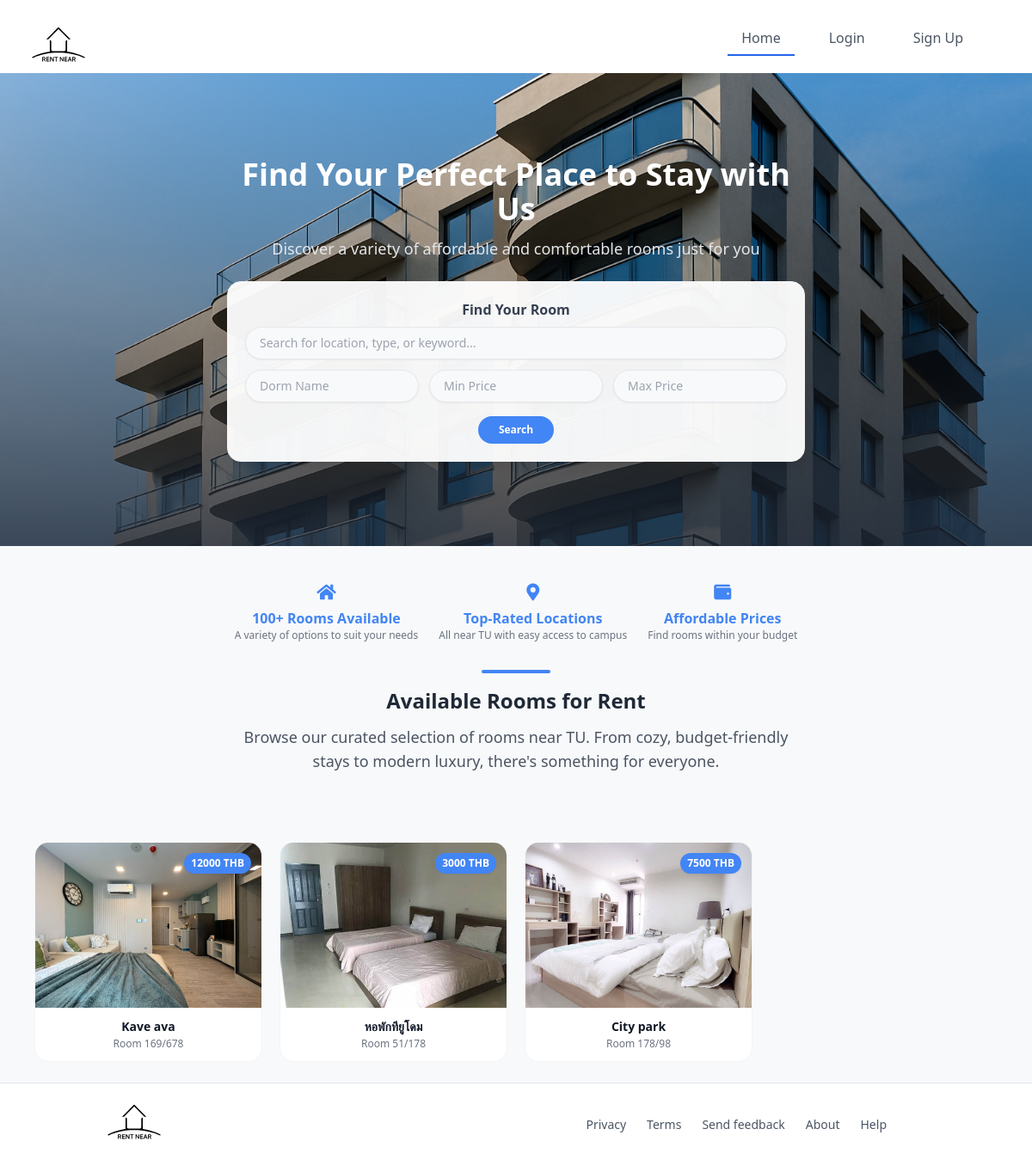
Before: / with the older database file.
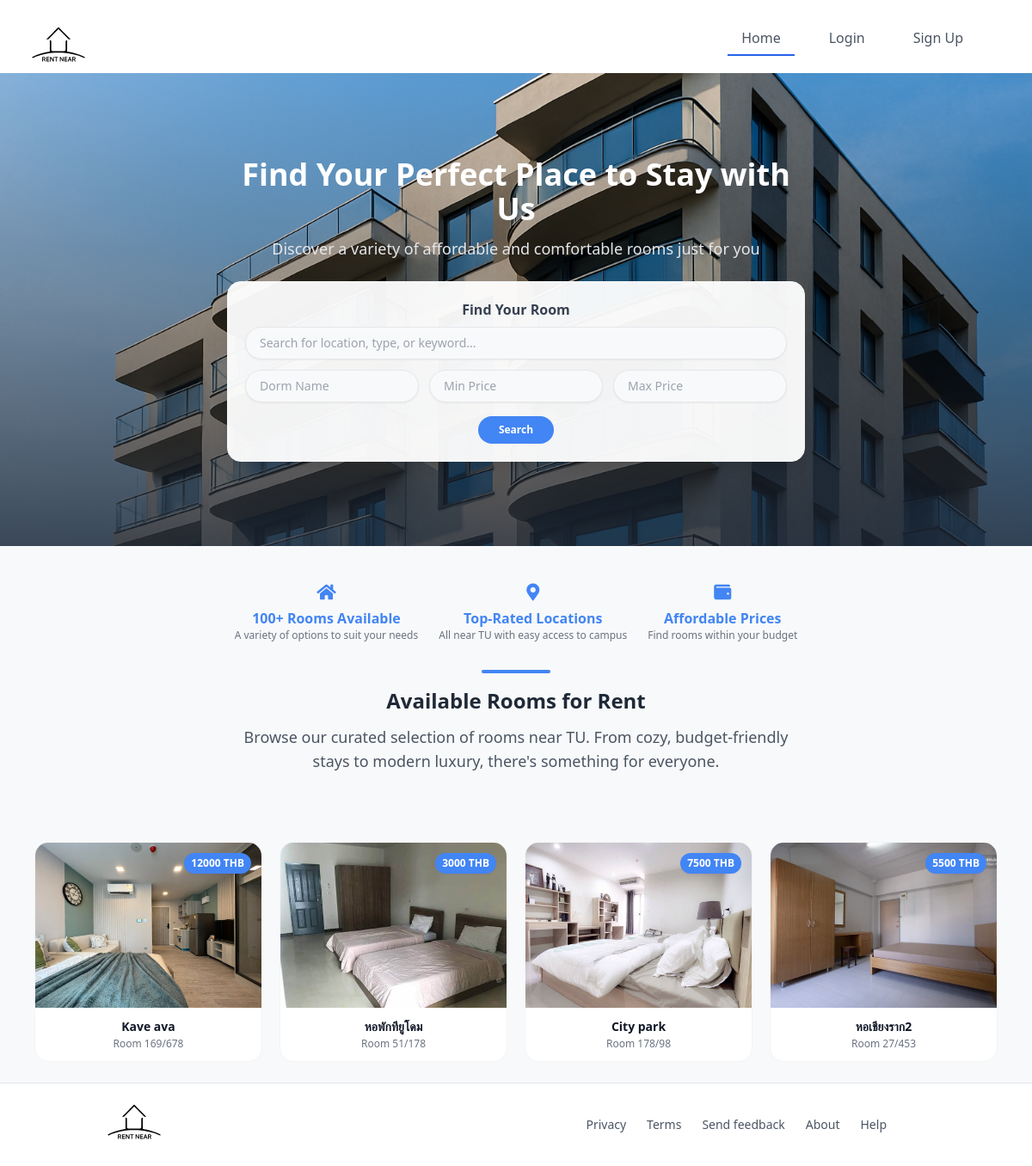
After: the same page with the newer database file.
### myapp/models.py (models this page shows, shortened)
class Room(models.Model):
    landlord = models.ForeignKey(Landlord, on_delete=models.CASCADE, related_name='rooms', null=True, blank=True)
    dorm_name = models.CharField(max_length=255)
    room_name = models.CharField(max_length=255, default='')
    image = models.ImageField(upload_to='room_images/', blank=True, null=True)
    price = models.DecimalField(max_digits=10, decimal_places=2)
    location = models.CharField(max_length=255)
    lease_duration_months = models.PositiveIntegerField(default=1, verbose_name="Lease Duration (Months)")
    table_count = models.PositiveIntegerField(default=0, verbose_name="table_count")
    bed_count = models.PositiveIntegerField(default=0, verbose_name="bed_count")
    chair_count = models.PositiveIntegerField(default=0, verbose_name="chair_count")
    aircon_count = models.PositiveIntegerField(default=0, verbose_name="aircon_count")
    sofa_count = models.PositiveIntegerField(default=0, verbose_name="sofa_count")
    wardrobe_count = models.PositiveIntegerField(default=0, verbose_name="wardrobe_count")
    desk_count = models.PositiveIntegerField(default=0, verbose_name="desk_count")
    tv_count = models.PositiveIntegerField(default=0, verbose_name="tv_count")
    refrigerator_count = models.PositiveIntegerField(default=0, verbose_name="refrigerator_count")
    water_heater_count = models.PositiveIntegerField(default=0, verbose_name="water_heater_count")
    size = models.FloatField()
    description = models.TextField(blank=True, null=True)
    available = models.BooleanField(default=True)
    created_at = models.DateTimeField(auto_now_add=True)

### myapp/views.py (the view)
# urls.py: path('', views.home, name='home'),
def home(request):
    max_price = request.GET.get('max_price')
    min_price = request.GET.get('min_price')
    dorm_name = request.GET.get('dorm_name')
    description = request.GET.get('description')
    queryset = Room.objects.filter(available=True)
    if max_price:
        try:
            max_price = float(max_price)
            queryset = queryset.filter(price__lte=max_price)
        except ValueError:
            pass
    if min_price:
        try:
            min_price = float(min_price)
            queryset = queryset.filter(price__gte=min_price)
        except ValueError:
            pass
    if dorm_name:
        queryset = queryset.filter(dorm_name__icontains=dorm_name)
    if description:
        queryset = queryset.filter(description__icontains=description)
    rooms_per_page = 10
    page = request.GET.get('page', '1')
    paginator = Paginator(queryset, rooms_per_page)
    try:
        rooms = paginator.page(page)
    except:
        rooms = paginator.page(1)
    return render(request, 'home.html', {'rooms': rooms})

### myapp/templates/home.html (shortened to what this page needs)
{% extends 'base.html' %}
{% load static %}
{% block content %}
<section class="relative w-full h-[550px] bg-cover bg-center"
         style="background-image: url('{% static 'image/dorm.png' %}');">
    <div class="relative z-10 flex flex-col justify-center items-center text-white text-center h-full px-4 pt-12 sm:pt-0">
        <div class="max-w-2xl mb-6" data-aos="fade-up" data-aos-duration="600">
            <h1 class="text-xl sm:text-2xl md:text-4xl font-bold mb-3 text-white"
                style="font-family: ui-sans-serif, system-ui, sans-serif, 'Apple Color Emoji', 'Segoe UI Emoji', 'Segoe UI Symbol', 'Noto Color Emoji';">
                Find Your Perfect Place to Stay with Us
            </h1>
            <p class="text-sm sm:text-base md:text-lg text-gray-200"
               style="font-family: ui-sans-serif, system-ui, sans-serif, 'Apple Color Emoji', 'Segoe UI Emoji', 'Segoe UI Symbol', 'Noto Color Emoji';">
                Discover a variety of affordable and comfortable rooms just for you
            </p>
        </div>
        <form action="{% url 'home' %}#room-list" method="get"
              class="w-full max-w-2xl mx-auto bg-white/95 rounded-2xl p-5 shadow-lg border border-gray-100" data-aos="fade-up" data-aos-delay="200">
            <div class="space-y-2">
                <p class="text-base font-semibold text-gray-700"
                   style="font-family: ui-sans-serif, system-ui, sans-serif, 'Apple Color Emoji', 'Segoe UI Emoji', 'Segoe UI Symbol', 'Noto Color Emoji';">
                    Find Your Room
                </p>
                <input type="text" name="description" placeholder="Search for location, type, or keyword..."
                       class="w-full px-4 py-2 rounded-full border border-gray-200 bg-[#f8f9fa] text-gray-900 focus:outline-none focus:ring-2 focus:ring-[#4285f4] transition duration-300 shadow-sm text-sm"
                       value="{{ request.GET.description }}">
            </div>
            <div class="grid grid-cols-1 sm:grid-cols-3 gap-3 mt-3">
                <input type="text" id="dorm_name" name="dorm_name" placeholder="Dorm Name"
                       class="px-4 py-2 rounded-full border border-gray-200 bg-[#f8f9fa] text-gray-900 focus:outline-none focus:ring-2 focus:ring-[#4285f4] transition shadow-sm text-sm"
                       value="{{ request.GET.dorm_name }}">
                <input type="number" id="min_price" name="min_price" placeholder="Min Price" min="0"
                       class="px-4 py-2 rounded-full border border-gray-200 bg-[#f8f9fa] text-gray-900 focus:outline-none focus:ring-2 focus:ring-[#4285f4] transition shadow-sm text-sm"
                       value="{{ request.GET.min_price }}">
                <input type="number" id="max_price" name="max_price" placeholder="Max Price"
                       class="px-4 py-2 rounded-full border border-gray-200 bg-[#f8f9fa] text-gray-900 focus:outline-none focus:ring-2 focus:ring-[#4285f4] transition shadow-sm text-sm"
                       value="{{ request.GET.max_price }}">
            </div>
            <div class="text-center mt-4">
                <button type="submit"
                        class="inline-block px-6 py-2 text-white bg-[#4285f4] hover:bg-blue-600 rounded-3xl font-semibold text-xs transition duration-300 flex items-center justify-center mx-auto"
                        style="font-family: ui-sans-serif, system-ui, sans-serif, 'Apple Color Emoji', 'Segoe UI Emoji', 'Segoe UI Symbol', 'Noto Color Emoji';">
                    Search
                </button>
            </div>
        </form>
    </div>
</section>
<section id="room-list" class="container mx-auto px-4 py-10 text-center bg-[#f8f9fa]">
    <div class="max-w-2xl mx-auto">
        <div class="flex justify-center space-x-6 mb-8">
            <div class="text-center">
                <i class="fas fa-home text-xl text-[#4285f4] mb-1"></i>
                <h4 class="font-semibold text-base text-[#4285f4]"
                    style="font-family: ui-sans-serif, system-ui, sans-serif, 'Apple Color Emoji', 'Segoe UI Emoji', 'Segoe UI Symbol', 'Noto Color Emoji';">
                    100+ Rooms Available
                </h4>
                <p class="text-xs text-gray-500"
                   style="font-family: ui-sans-serif, system-ui, sans-serif, 'Apple Color Emoji', 'Segoe UI Emoji', 'Segoe UI Symbol', 'Noto Color Emoji';">
                    A variety of options to suit your needs
                </p>
            </div>
            <div class="text-center">
                <i class="fas fa-map-marker-alt text-xl text-[#4285f4] mb-1"></i>
                <h4 class="font-semibold text-base text-[#4285f4]"
                    style="font-family: ui-sans-serif, system-ui, sans-serif, 'Apple Color Emoji', 'Segoe UI Emoji', 'Segoe UI Symbol', 'Noto Color Emoji';">
                    Top-Rated Locations
                </h4>
                <p class="text-xs text-gray-500"
                   style="font-family: ui-sans-serif, system-ui, sans-serif, 'Apple Color Emoji', 'Segoe UI Emoji', 'Segoe UI Symbol', 'Noto Color Emoji';">
                    All near TU with easy access to campus
                </p>
            </div>
            <div class="text-center">
                <i class="fas fa-wallet text-xl text-[#4285f4] mb-1"></i>
                <h4 class="font-semibold text-base text-[#4285f4]"
                    style="font-family: ui-sans-serif, system-ui, sans-serif, 'Apple Color Emoji', 'Segoe UI Emoji', 'Segoe UI Symbol', 'Noto Color Emoji';">
                    Affordable Prices
                </h4>
                <p class="text-xs text-gray-500"
                   style="font-family: ui-sans-serif, system-ui, sans-serif, 'Apple Color Emoji', 'Segoe UI Emoji', 'Segoe UI Symbol', 'Noto Color Emoji';">
                    Find rooms within your budget
                </p>
            </div>
        </div>
        <div class="h-1 w-20 mx-auto bg-[#4285f4] rounded-full mb-4"></div>
        <h2 class="text-xl sm:text-2xl font-bold text-gray-800 mb-3"
            style="font-family: ui-sans-serif, system-ui, sans-serif, 'Apple Color Emoji', 'Segoe UI Emoji', 'Segoe UI Symbol', 'Noto Color Emoji';">
            Available Rooms for Rent
        </h2>
        <p class="text-sm sm:text-base md:text-lg text-gray-600 mb-4"
           style="font-family: ui-sans-serif, system-ui, sans-serif, 'Apple Color Emoji', 'Segoe UI Emoji', 'Segoe UI Symbol', 'Noto Color Emoji';">
            Browse our curated selection of rooms near TU. From cozy, budget-friendly stays to modern luxury, there's something for everyone.
        </p>
    </div>
</section>
<section class="container mx-auto px-4 py-6 w-full max-w-6xl bg-[#f8f9fa]">
    <div class="grid grid-cols-1 sm:grid-cols-2 md:grid-cols-3 lg:grid-cols-4 gap-5">
        {% for room in rooms %}
        <a href="{% url 'room_detail' pk=room.pk %}"
           class="relative block bg-white/95 rounded-2xl overflow-hidden transition-all duration-300 hover:shadow-lg border border-gray-100"
           data-aos="fade-up" data-aos-duration="600">
            <div class="relative h-44 sm:h-48 overflow-hidden">
                {% if room.image %}
                <img src="{{ room.image.url }}" alt="Room Image"
                     class="w-full h-full object-cover transition-transform duration-500 hover:scale-105">
                {% else %}
                <div class="w-full h-full bg-gradient-to-br from-gray-200 to-gray-300 flex items-center justify-center text-gray-500 text-xs font-medium">
                    No Image Available
                </div>
                {% endif %}
            </div>
            <div class="p-3 text-center">
                <h3 class="text-sm font-semibold text-gray-900 truncate"
                    style="font-family: ui-sans-serif, system-ui, sans-serif, 'Apple Color Emoji', 'Segoe UI Emoji', 'Segoe UI Symbol', 'Noto Color Emoji';">
                    {{ room.dorm_name }}
                </h3>
                <p class="text-xs text-gray-500 mt-0.5"
                   style="font-family: ui-sans-serif, system-ui, sans-serif, 'Apple Color Emoji', 'Segoe UI Emoji', 'Segoe UI Symbol', 'Noto Color Emoji';">
                    Room {{ room.room_name }}
                </p>
                <div class="absolute top-3 right-3 bg-[#4285f4] text-white text-xs font-semibold px-2 py-1 rounded-full shadow-sm">
                    {{ room.price|floatformat:0 }} THB
                </div>
            </div>
        </a>
        {% endfor %}
    </div>
</section>
{% endblock content %}

### myapp/templates/base.html (shortened to what this page needs)
{% load static %}
<!DOCTYPE html>
<html lang="en">
<head>
    <link href="https://cdnjs.cloudflare.com/ajax/libs/font-awesome/5.15.4/css/all.min.css" rel="stylesheet">
    <script src="https://cdn.tailwindcss.com"></script>
    <link href="https://unpkg.com/aos@2.3.4/dist/aos.css" rel="stylesheet">
</head>
<body class="bg-[#f8f9fa] font-sans">
    <header class="relative flex items-center justify-between p-4 bg-white shadow-sm" style="height: 85px;">
        <a href="{% url 'home' %}">
            <img src="{% static 'image/logo.svg' %}" alt="Rent Near Logo" class="h-16 object-contain"
                style="margin-left: 20px; margin-top: 25px;">
        </a>
        <nav class="hidden lg:flex absolute top-5 right-10 z-10">
            <ul class="flex space-x-6 px-6 py-3  rounded-md">
                <li>
                    <a href="{% url 'home' %}"
                        class="px-4 py-2 text-base font-medium text-gray-600 hover:text-blue-600 transition duration-300 {% if request.path == '/' %}border-b-2 border-blue-600{% endif %}">
                        Home
                    </a>
                </li>
                {% if user.is_authenticated %}
                <li>
                    <a href="{% url 'profile' %}"
                        class="px-4 py-2 text-base font-medium text-gray-600 hover:text-blue-600 transition duration-300 {% if request.path == '/profile/' %}border-b-2 border-blue-600{% endif %}">
                        Profile
                    </a>
                </li>
                {% if user.role == 'tenant' %}
                {% endif %}
                {% if user.role == 'landlord' %}
                <li>
                    <a href="{% url 'room_create' %}"
                        class="px-4 py-2 text-base font-medium text-gray-600 hover:text-blue-600 transition duration-300 {% if request.path == '/room_create/' %}border-b-2 border-blue-600{% endif %}">
                        Add Room
                    </a>
                </li>
                {% endif %}
                <li>
                    <a href="{% url 'account_logout' %}"
                        class="px-4 py-2 text-base font-medium text-gray-600 hover:text-blue-600 transition duration-300 {% if request.path == '/accounts/logout/' %}border-b-2 border-blue-600{% endif %}">
                        Logout
                    </a>
                </li>
                {% else %}
                <li>
                    <a href="{% url 'account_login' %}"
                        class="px-4 py-2 text-base font-medium text-gray-600 hover:text-blue-600 transition duration-300 {% if request.path == '/accounts/login/' %}border-b-2 border-blue-600{% endif %}">
                        Login
                    </a>
                </li>
                <li>
                    <a href="{% url 'account_signup' %}"
                        class="px-4 py-2 text-base font-medium text-gray-600 hover:text-blue-600 transition duration-300 {% if request.path == '/accounts/signup/' %}border-b-2 border-blue-600{% endif %}">
                        Sign Up
                    </a>
                </li>
                {% endif %}
            </ul>
        </nav>
    </header>
    <main>
        {% block content %}
        {% endblock %}
    </main>
    <footer class="bg-white border-t border-gray-200 text-gray-600 text-sm py-4 ">
        <div class="container mx-auto flex flex-col md:flex-row justify-between items-center px-4">
            <a href="{% url 'home' %}">
                <img src="{% static 'image/logo.svg' %}" alt="Rent Near Logo" class="h-16 object-contain"
                    style="margin-left: 20px;">
            </a>
            <div class="flex flex-col md:flex-row gap-2 md:gap-6 mb-2 md:mb-0" style="margin-right: 65px;">
                <a href="#" class="hover:text-blue-600 transition">Privacy</a>
                <a href="#" class="hover:text-blue-600 transition">Terms</a>
                <a href="#" class="hover:text-blue-600 transition">Send feedback</a>
                <a href="#" class="hover:text-blue-600 transition">About</a>
                <a href="#" class="hover:text-blue-600 transition">Help</a>
            </div>
        </div>
    </footer>
</body>
</html>

### myapp/templates/base.html (style rules this page uses)
html { scroll-behavior: smooth; }

Changed rows visible on the page:
added Room: image (picture), dorm_name "หอเชียงราก2", room_name "27/453", price "5500"
